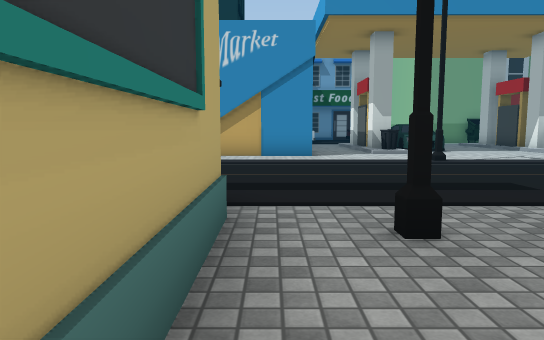
[1] (above)

24 first-person views from a walk through a scene from a Unity 3-D project. The camera is 1.2 m above the floor, tilts 6° down and sees 70° across. The floor is counted in squares, 1.57 m on a side. Each view is taken from the middle of a square. On the plan, view 1 faces up. The plan holds only what a view shows up to about 12 squares ahead; the rest is blank. The place goes on beyond the plan. The player is left out. Some animated figures are not drawn. Some surface patterns are stand-ins.

[2]
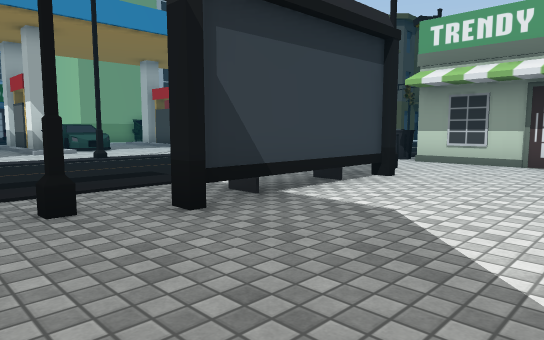

[3]
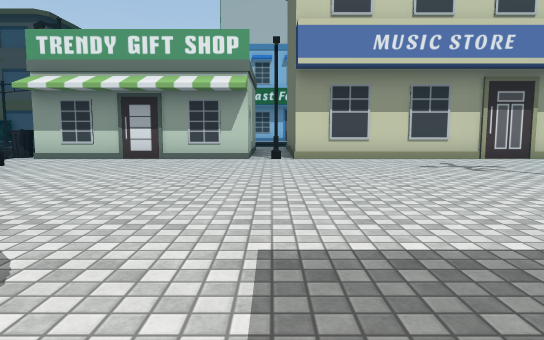

[4]
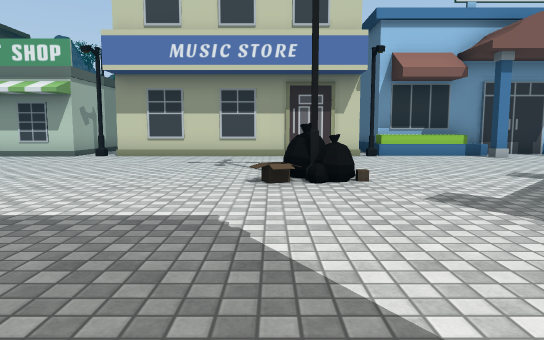

[5]
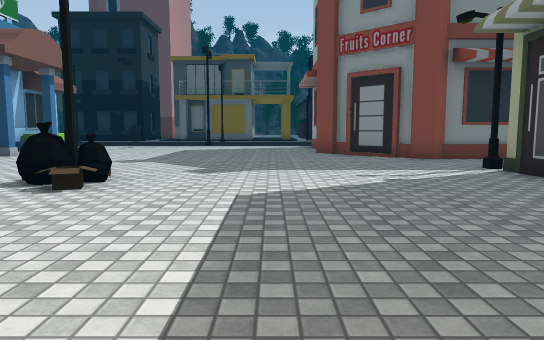

[6]
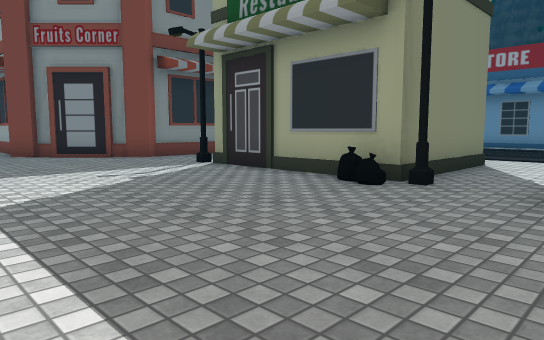

[7]
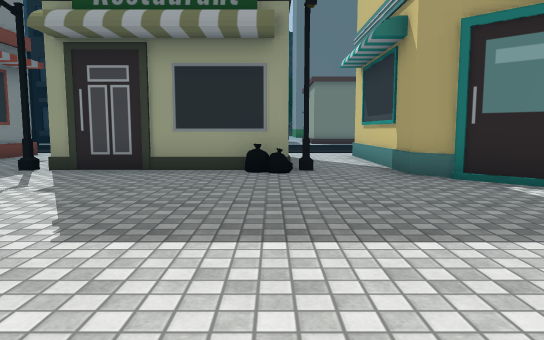

[8]
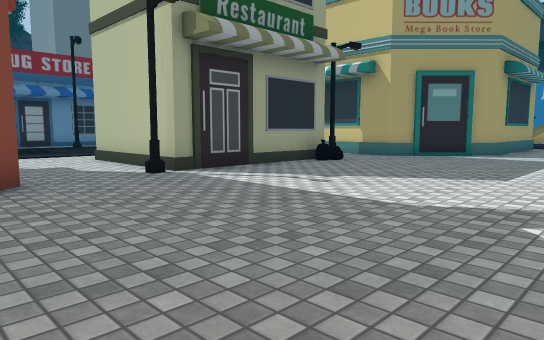

[9]
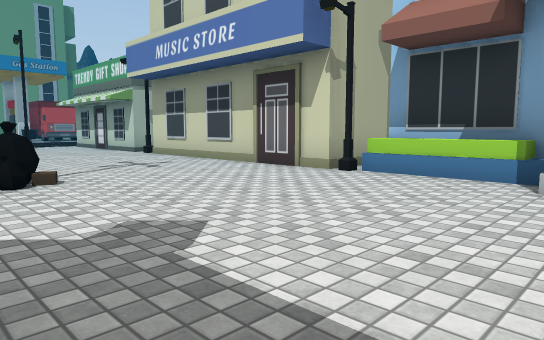

[10]
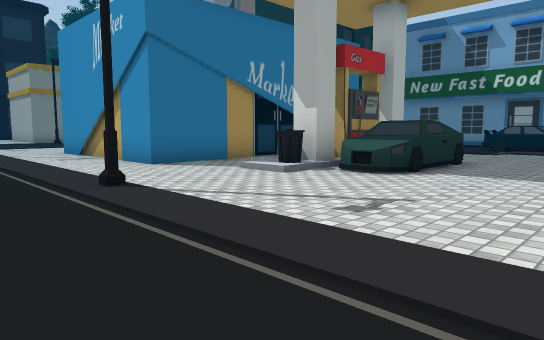

[11]
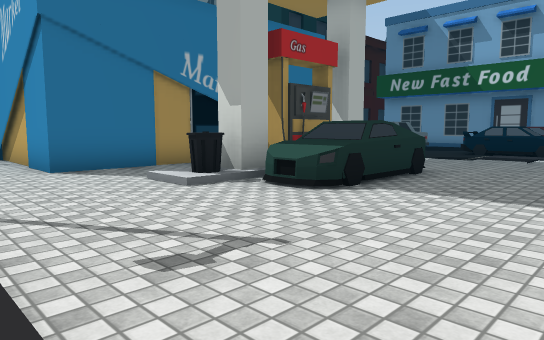

[12]
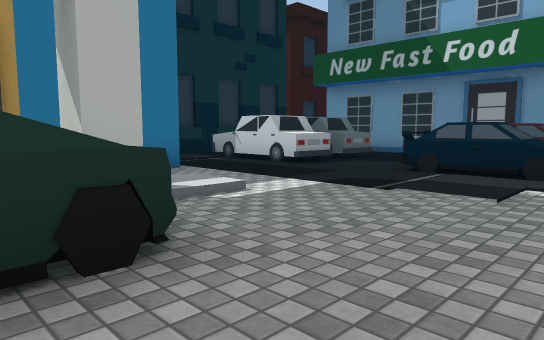

[13]
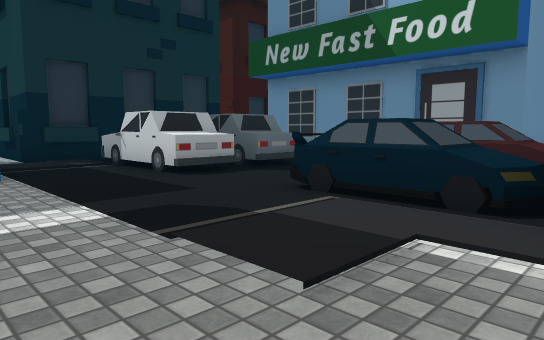

[14]
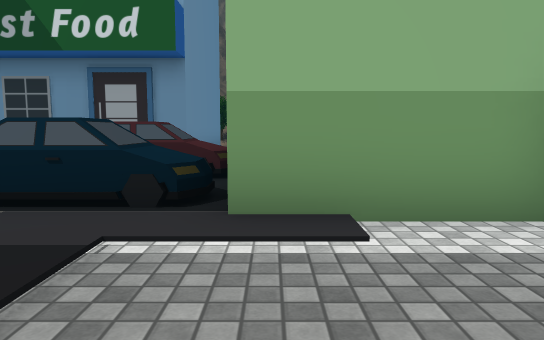

[15]
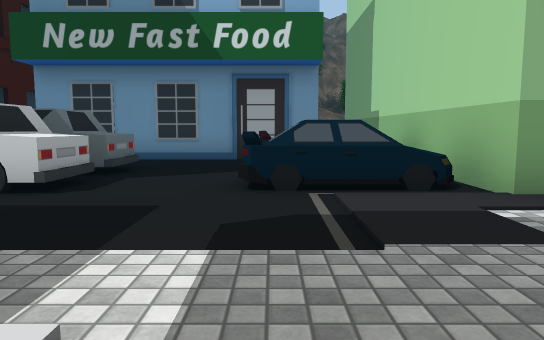

[16]
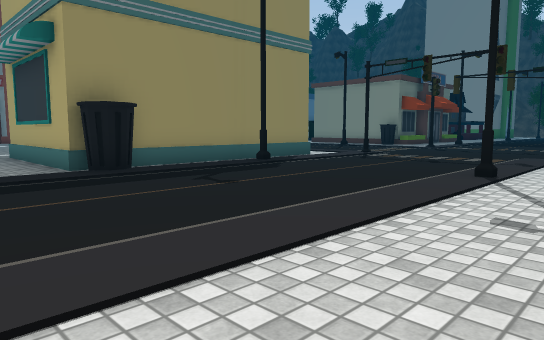

[17]
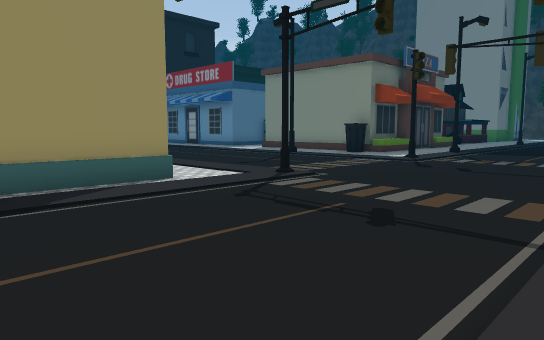

[18]
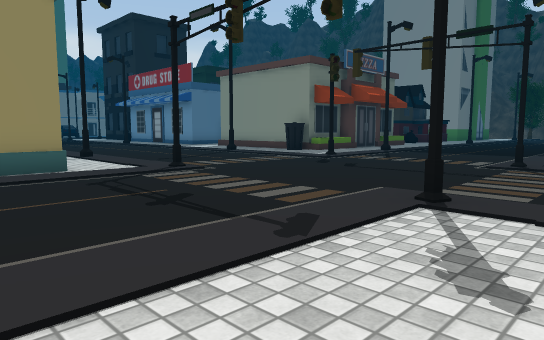

[19]
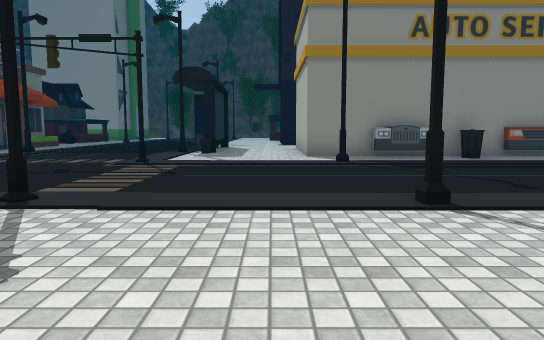

[20]
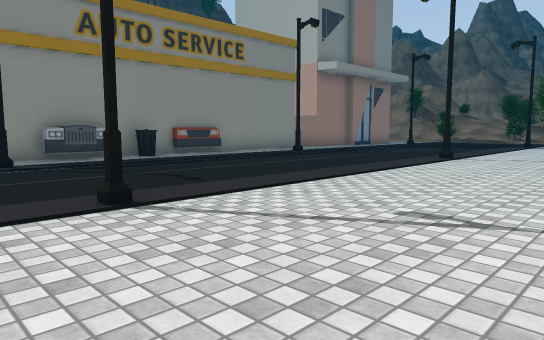

[21]
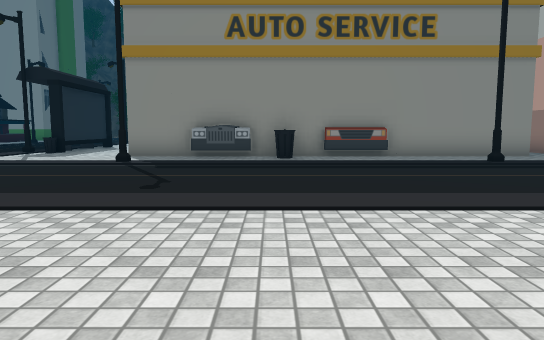

[22]
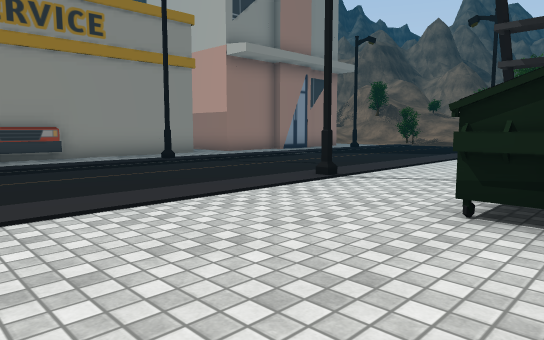

[23]
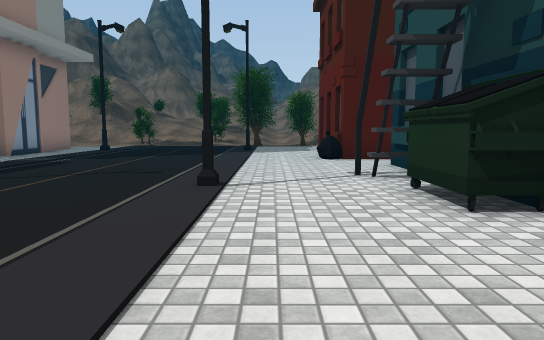

[24]
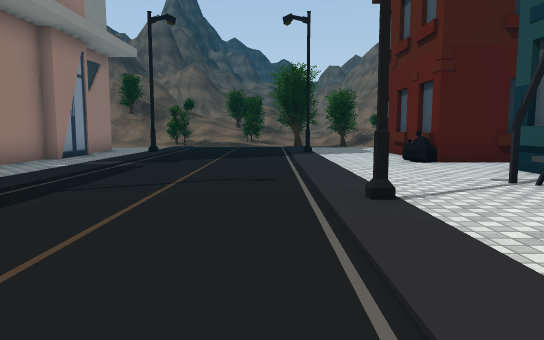

### Floor plan
Key: @ floor where view 1 was taken; # wall or solid block; . floor; / step, stairs or slope; = window, fence, low wall or low ledge; ^ raised ledge; C car; H house; O other object.
Columns run from 18 left of view 1 to 10 right of it. Each row starts with its distance up from view 1.
 30   #.........#           #
 29   #.........#           #
 28   #........=H           # #
 27   #........=##H   ####### #
 26   #...........      ...   #
 25   ...........H      ... CC#
 24   #..........#      C..CCC#
 23   #.........HH  H  CC..CCC#
 22   #.#....#..#   #CCCC..CCC#
 21   #.........##  H..C......###
 20   C.........#####............
 19   C...........     #........
 18   #...........     # //....
 17   #...........     #  /....
 16   C..........      #  # C..
 15   C...........     #  #CC..
 14   #.#....#....     #. #CC..
 13  ##...........     #./^CC..
 12  .............     #.//.....
 11  .............######........
 10  =..........................
  9  ...#....#...#........#.....
  8 ............................
  7 ............................
  6 .......................
  5  ......................
  4   ..#....#.......#......   ==
  3    ........#######.#.#^=##.##
  2     .......      #...####..#
  1      ......      #.........#
  0       ...#.      #@........#
 -1        ...       #.........#
 -2                 ##.........##
 -3               ###............
 -4           .#####...........##
 -5        ....................#
 -6        ....#####...........#
 -7                #...........#
 -8                #......O....#
 -9                #......#....#
-10          ..#####...........##
-11          ..................##
-12           .................=#
-13           ######...........=#
-14                ##..........##
-15                 ##....... ..#

Positions as (right, up) in squares from view 1, and headings:
1: (0, 0), facing up
2: (0, -1), facing up-right
3: (-1, -3), facing right
4: (-2, -8), facing right
5: (1, -3), facing down
6: (2, -3), facing down-left
7: (4, -6), facing left
8: (3, -14), facing up-left
9: (3, -15), facing up-right
10: (9, 7), facing up-left
11: (9, 9), facing up-left
12: (8, 15), facing up-left
13: (8, 18), facing up-left
14: (8, 18), facing up
15: (5, 17), facing up
16: (2, 11), facing down-left
17: (-4, 9), facing down-left
18: (-5, 11), facing down-left
19: (-5, 12), facing left
20: (-5, 12), facing up-left
21: (-5, 17), facing left
22: (-5, 17), facing up-left
23: (-8, 17), facing up
24: (-10, 18), facing up
